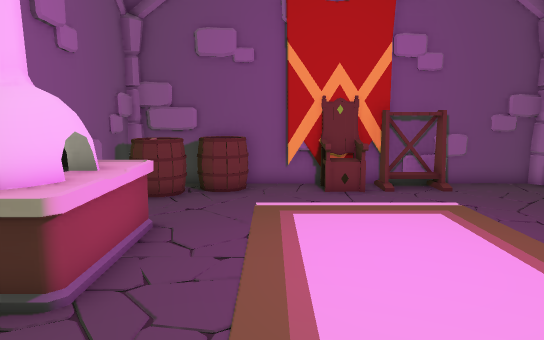
View 1 (above)

12 first-person views from a walk through a Unity game level. The camera is 1.3 m above the floor, tilts 8° down and sees 70° across. The floor is counted in squares, 0.5 m on a side. Each view is taken from the middle of a square. On the plan, view 1 faces up. The plan holds only what a view shows up to about 20 squares ahead; the rest is blank. Some animated figures are left out.

View 2
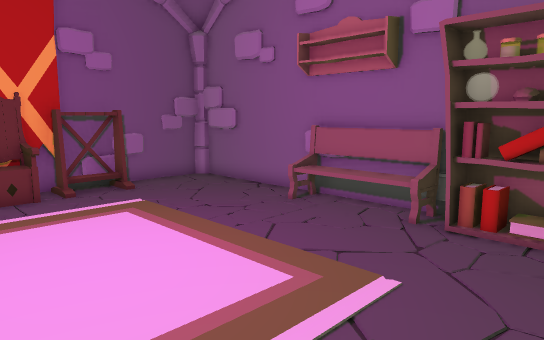

View 3
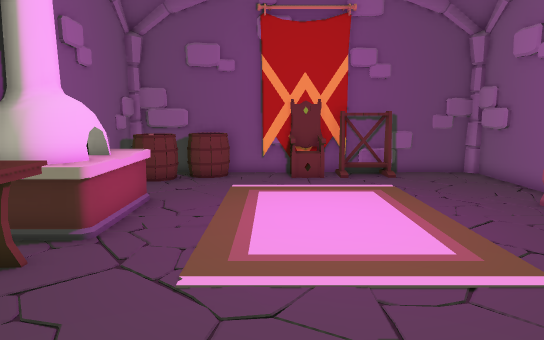

View 4
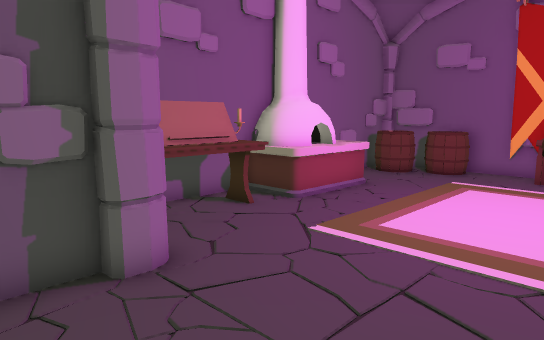

View 5
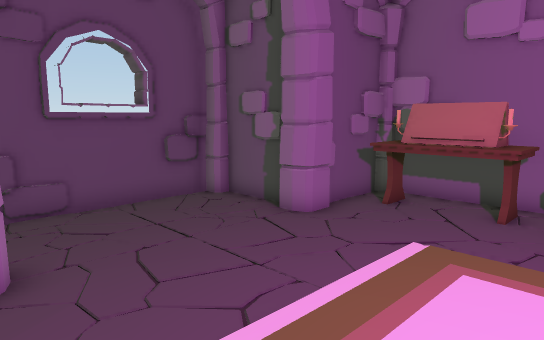

View 6
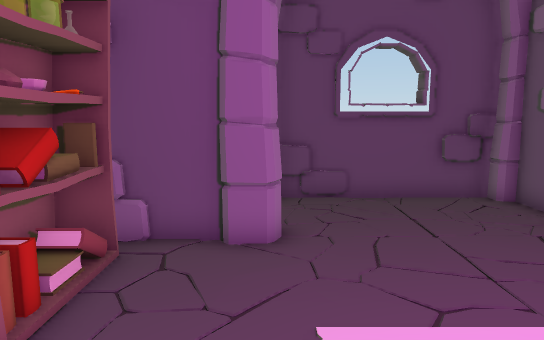

View 7
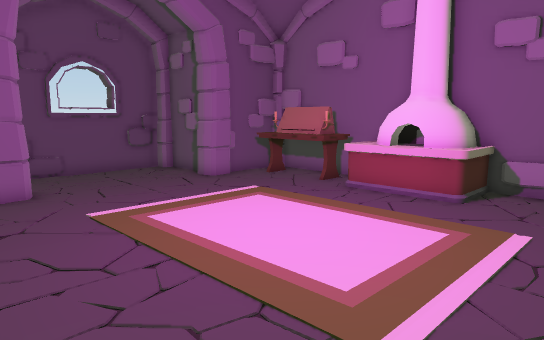

View 8
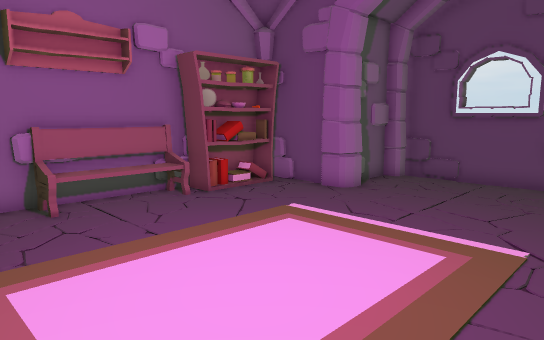

View 9
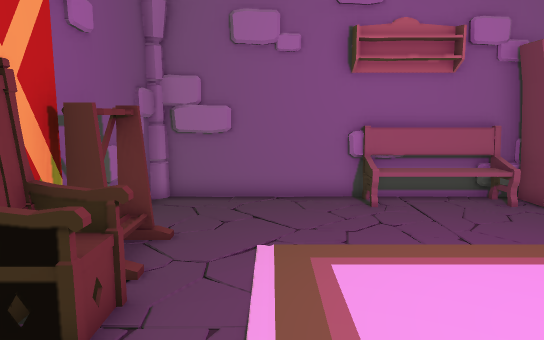

View 10
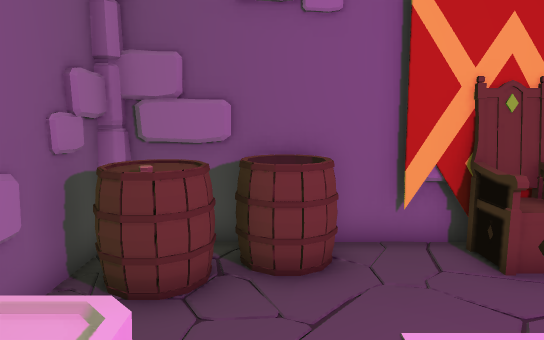

View 11
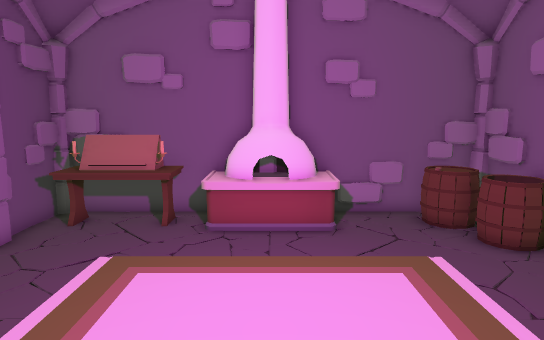

View 12
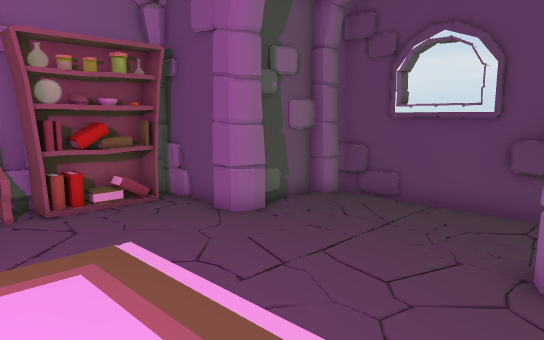

### Floor plan
Points are (right, up) in squares from view 1. A wall is a line through its corners. A room is listed if a view was taken in it or the views show most of it. See-through windows are left out.
Room 1 (views 1, 2, 3, 4, 5, 6, 7, 8, 9, 10, 11, 12)
walls: (9.7, 5.4) (9.7, 8.3); (5.8, -1.1) (6, -0.5) (6.9, -0.5); (10.1, 3.1) (10.1, 4.1); (6.9, -0.8) (10, -0.8); (10.3, 3) (10.3, 14.4); (-1.9, -0.5) (-1.1, -0.5) (-0.8, -1.2) (-0.8, -1.6); (6, -1.6) (6, -1); (6.2, 13.7) (4, 13.7) (4, 14.3); (-1.3, -1.5) (-1.3, -4.5); (6, 14.2) (4.1, 14.2); (2.1, 14.8) (-5, 14.8); (-1.2, -1.9) (-1.1, -2.8); (-5.3, 1.6) (-5.3, -0.5); (-1.2, -2.5) (-1.3, -3.5); (10.1, 12.4) (10.1, 14.6); (-5.1, 0.8) (-5.1, -0.5) (-3.8, -0.5); (-4.3, -0.5) (-3.3, -0.7); (-5, -0.4) (-4.9, -0.8) (-2, -0.8); (10.2, 13.3) (10, 14.6) (8.9, 14.6); (-2.9, 14.6) (-4.6, 14.6); (6.5, -4.4) (6.5, -1.5); (-3.8, 14.7) (-5.1, 14.5) (-5.1, 12.8); (10, 14.8) (3.4, 14.8); (-5.3, 14.4) (-5.3, 9.4); (-1.1, -5.2) (6, -5.2)
low walls: (6, 14) (4.2, 14); (8.6, -0.6) (9.9, -0.6); (8.7, -1) (9.2, -0.6); (6.6, 14.6) (5, 14.6); (-5.1, 11.9) (-5.1, 9.5)
objects: desk (-5, 0) to (-3, 4); oven (-5, 5) to (-3, 9); barrel (-4, 12) to (-3, 14); barrel (-3, 13) to (-1, 14); banner (1, 14) to (3, 14); throne (2, 13) to (3, 13); bookshelf (9, 0) to (9, 3); bench (10, 5)

Positions as (right, up) in squares from view 1, and headings:
1: (0, 0), facing up
2: (0, 0), facing up-right
3: (1, -3), facing up
4: (5, -4), facing up-left
5: (7, 6), facing down-left
6: (6, 7), facing down
7: (9, 13), facing down-left
8: (-2, 11), facing down-right
9: (-2, 11), facing right
10: (-2, 7), facing up
11: (9, 7), facing left
12: (-2, 6), facing down-right
